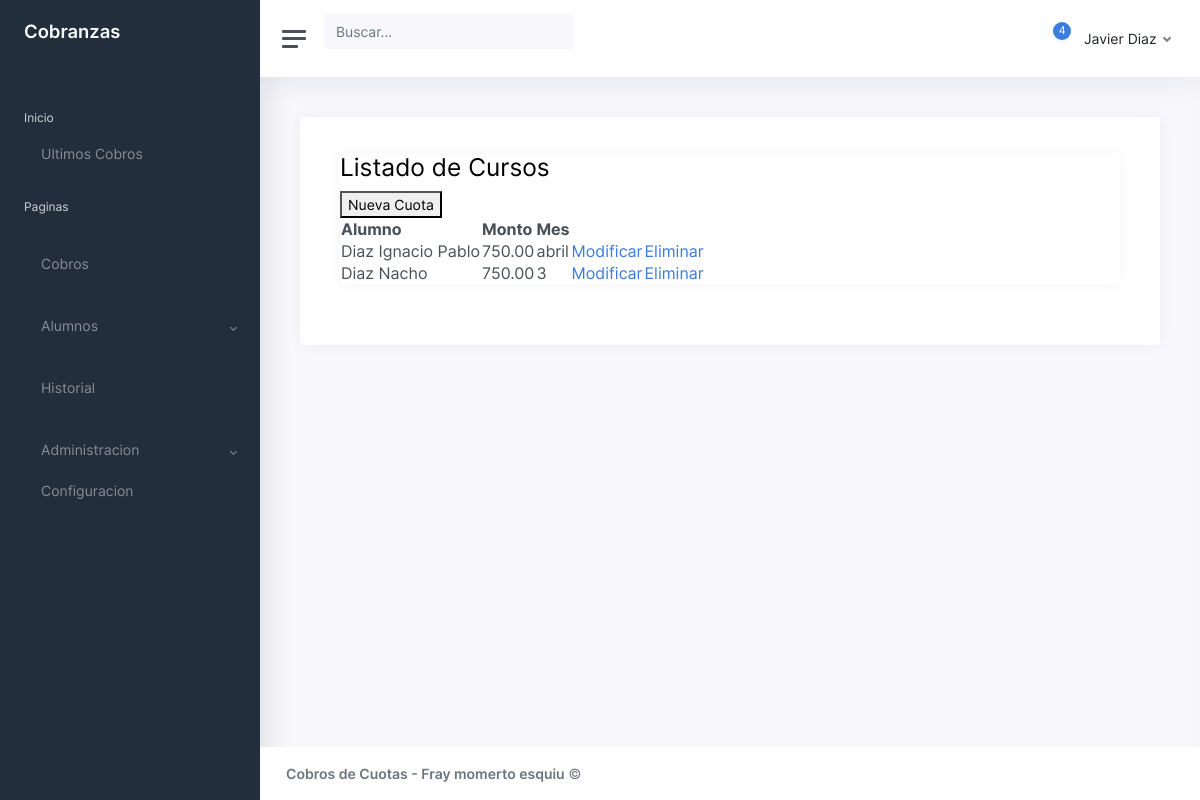
The page /listado-cuota on the database its author committed.
### Sistema/models.py (models this page shows, shortened)
class Cuota(models.Model):
    alumno = models.ForeignKey(Alumno, on_delete=models.CASCADE, null=False, blank=False)
    fecha = models.DateField(auto_now=True, null=False, blank=False)
    monto = models.DecimalField(null=False, blank=False, max_digits=8, decimal_places=2)
    numeromes = models.CharField(max_length=2, null=False)

class Alumno(models.Model):
    nombre = models.CharField(max_length=20, null=True)
    apellido = models.CharField(max_length=20, null=True)
    celular = models.CharField(max_length=20, null=True)
    dni = models.CharField(max_length=20, unique=True, null=True)
    matricula = models.CharField(max_length=20, unique=True, null=True)
    curso = models.ForeignKey(Curso, on_delete=models.CASCADE, null=False, blank=False)
    oculto = models.BooleanField(default=False)
    def __str__(self):
        return self.apellido + ' ' + self.nombre

### Sistema/views.py (the view)
# urls.py: path('listado-cuota', listado_cuota, name="listado_cuota"),
def listado_cuota(request):
    cuotas = Cuota.objects.all()
    data = {
        'cuotas':cuotas
        }
    return render(request, 'Sistema/listado_cuotas.html', data)

### Sistema/templates/Sistema/listado_cuotas.html
{% extends 'Sistema/base.html' %}
{% block contenido %}
<h2>Listado de Cursos</h2>
<a href="{% url 'nueva_cuota' %}"><button >Nueva Cuota</button></a>
<table>
    <tr>
        <th>Alumno</th>
        <th>Monto</th>
        <th>Mes</th>
    </tr>
    {% for c in cuotas %}
    <tr>
        <td>{{ c.alumno }}</td>
        <td>{{ c.monto }}</td>
        <td>{{ c.numeromes }}</td>
        <td><a href="{% url 'modificar_cuota' c.pk %}">Modificar</a></td>
        <td><a href="#" onclick="return confirm('Esta Seguro?')">Eliminar </a></td>
    </tr>
    {% endfor %}
</table>
{% endblock %}

### rows shown on the page
Cuota: alumno "Diaz Ignacio Pablo", monto "750.00", numeromes "abril"
Cuota: alumno "Diaz Nacho", monto "750.00", numeromes "3"
